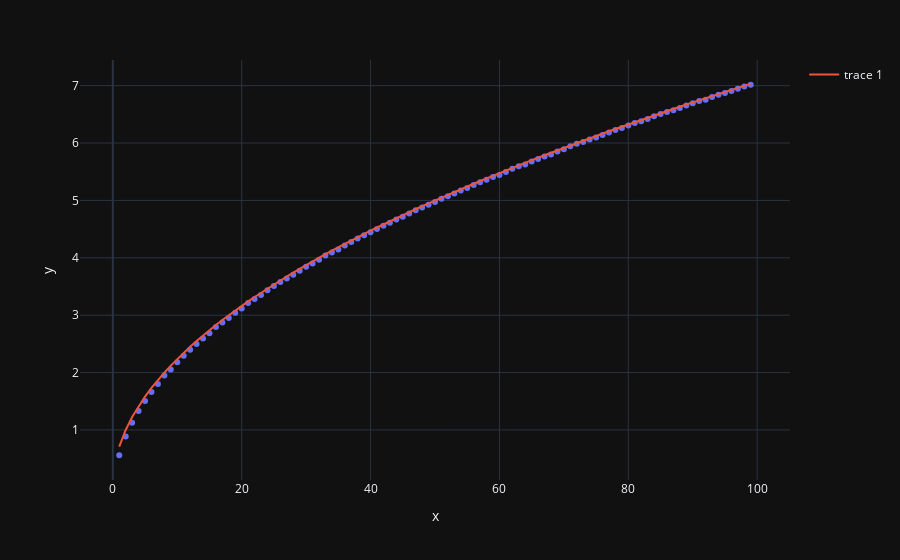

Notebook code cell kept with this figure:
### Code cell
import plotly.graph_objects as go
# check our expectation that it will scale as sqrt(N)
expectation_vec = np.sqrt(dim_vec/2)

fig = px.scatter(x=dim_vec, y=dist_vec)
fig.add_trace(go.Scatter(x=dim_vec, y=expectation_vec))
fig.show()
